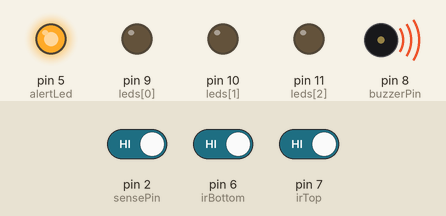
Bench run of a sketch on a simulated Arduino Uno, built with avr-gcc and run on an emulated ATmega328P. On the bench: output pins drawn as LEDs (lit = HIGH), buzzer (waves = sounding). The test bench sets the inputs (shaded band); at power-on: pin 6 (irBottom) HIGH, pin 2 (sensePin) HIGH, pin 7 (irTop) HIGH.

Above: at 1.2 s.
1.3 s: pin 6 (irBottom) driven LOW
At 3.5 s:
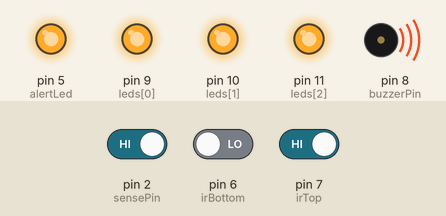
3.8 s: pin 2 (sensePin) driven LOW
At 6.2 s:
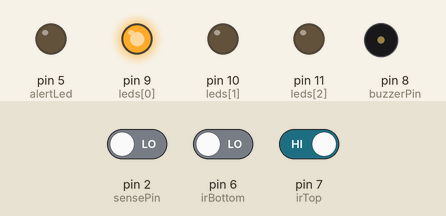
6.8 s: pin 2 (sensePin) driven HIGH and pin 7 (irTop) driven LOW
9.8 s: pin 7 (irTop) driven HIGH
At 10.7 s:
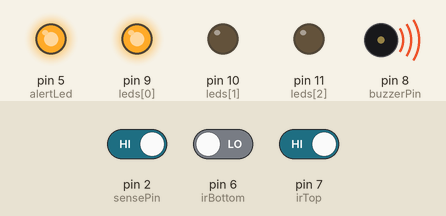
11.8 s: pin 6 (irBottom) driven HIGH and pin 7 (irTop) driven LOW
At 15.2 s:
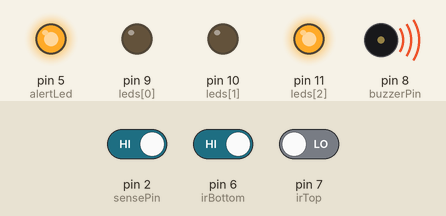
17.3 s: pin 2 (sensePin) driven LOW
At 20.8 s:
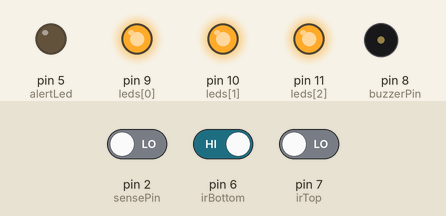
Timing chart, 0 to 21.3 s (numbered marks = the images above; inputs shaded):
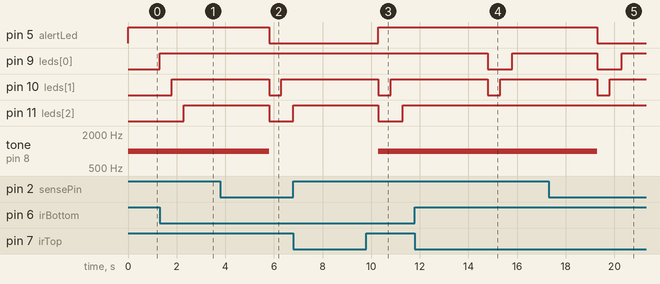

Measured:
- after the input at 1.3 s, pin 9 (leds[0]): LOW → HIGH at once; pin 10 (leds[1]): LOW → HIGH after 0.50 s; pin 11 (leds[2]): LOW → HIGH after 1.0 s
- after the input at 3.8 s, pin 5 (alertLed): HIGH → LOW after 2.0 s; tone on pin 8 (buzzerPin): 1000 Hz → silent after 2.0 s
- after the input at 9.8 s, pin 5 (alertLed): LOW → HIGH after 0.50 s; pin 9 (leds[0]): stays HIGH (without the input it goes to LOW after 0.50 s); pin 11 (leds[2]): HIGH → LOW after 0.50 s, → HIGH 1.0 s later; tone on pin 8 (buzzerPin): silent → 1000 Hz after 0.50 s
- after the input at 11.8 s, pin 9 (leds[0]): HIGH → LOW after 3.0 s, → HIGH 1.0 s later; pin 11 (leds[2]): stays HIGH (without the input it goes to LOW after 3.0 s)
- after the input at 17.3 s, pin 5 (alertLed): HIGH → LOW after 2.0 s; tone on pin 8 (buzzerPin): 1000 Hz → silent after 2.0 s

The sketch:

combine.ino
```cpp
// ===================== STAIRCASE SETUP =====================

// LED pins (bottom → top)
int leds[] = {9, 10, 11};
int totalLeds = 3;

// IR sensor pins
int irBottom = 6;   // UP
int irTop = 7;      // DOWN


// ===================== SAFETY SYSTEM =====================

int sensePin = 2;
int buzzerPin = 8;
int alertLed = 5;   // separate LED for alert


// ===================== SETUP =====================

void setup() {

  // Staircase LEDs
  for (int i = 0; i < totalLeds; i++) {
    pinMode(leds[i], OUTPUT);
  }

  pinMode(irBottom, INPUT);
  pinMode(irTop, INPUT);

  // Safety system
  pinMode(sensePin, INPUT_PULLUP);
  pinMode(buzzerPin, OUTPUT);
  pinMode(alertLed, OUTPUT);
}


// ===================== LOOP =====================

void loop() {

  // ===== SAFETY SYSTEM (ALWAYS RUNNING) =====
  int state = digitalRead(sensePin);

  if (state == HIGH) {
    tone(buzzerPin, 1000);
    digitalWrite(alertLed, HIGH);
  }
  else {
    noTone(buzzerPin);
    pinMode(buzzerPin, INPUT);   // heat fix
    digitalWrite(alertLed, LOW);

    pinMode(buzzerPin, OUTPUT);  // restore
  }


  // ===== STAIRCASE UP =====
  if (digitalRead(irBottom) == LOW) {

    for (int i = 0; i < totalLeds; i++) {
      digitalWrite(leds[i], HIGH);
      delay(500);
    }

    delay(3000);

    for (int i = 0; i < totalLeds; i++) {
      digitalWrite(leds[i], LOW);
    }
  }


  // ===== STAIRCASE DOWN =====
  if (digitalRead(irTop) == LOW) {

    for (int i = totalLeds - 1; i >= 0; i--) {
      digitalWrite(leds[i], HIGH);
      delay(500);
    }

    delay(3000);

    for (int i = 0; i < totalLeds; i++) {
      digitalWrite(leds[i], LOW);
    }
  }
}
```
